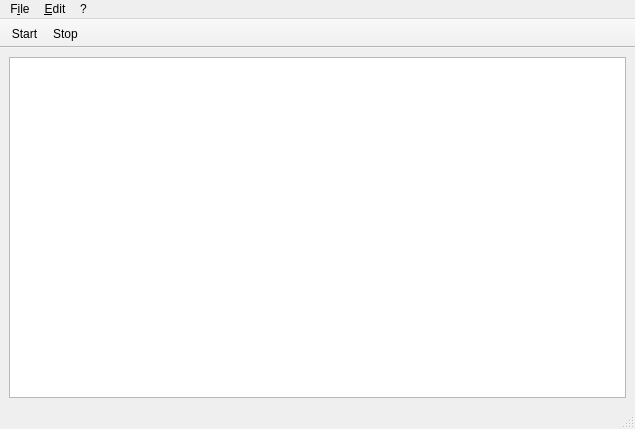
<?xml version="1.0" encoding="UTF-8"?>
<ui version="4.0">
 <class>MainForm</class>
 <widget class="QMainWindow" name="MainForm">
  <property name="geometry">
   <rect>
    <x>0</x>
    <y>0</y>
    <width>635</width>
    <height>429</height>
   </rect>
  </property>
  <property name="windowTitle">
   <string>MainWindow</string>
  </property>
  <widget class="QWidget" name="centralwidget">
   <layout class="QVBoxLayout" name="verticalLayout_2">
    <item>
     <layout class="QVBoxLayout" name="verticalLayout">
      <item>
       <widget class="QPlainTextEdit" name="txtConsole">
        <property name="readOnly">
         <bool>true</bool>
        </property>
       </widget>
      </item>
     </layout>
    </item>
   </layout>
  </widget>
  <widget class="QMenuBar" name="MenuBar">
   <property name="geometry">
    <rect>
     <x>0</x>
     <y>0</y>
     <width>635</width>
     <height>18</height>
    </rect>
   </property>
   <widget class="QMenu" name="menuF_ile">
    <property name="title">
     <string>F&amp;ile</string>
    </property>
    <addaction name="separator"/>
    <addaction name="actionStart_2"/>
    <addaction name="actionStop_2"/>
    <addaction name="separator"/>
    <addaction name="action_Exit"/>
   </widget>
   <widget class="QMenu" name="menu_Edit">
    <property name="title">
     <string>&amp;Edit</string>
    </property>
    <addaction name="separator"/>
    <addaction name="actionSettings"/>
   </widget>
   <widget class="QMenu" name="menu_About">
    <property name="title">
     <string>?</string>
    </property>
    <addaction name="actionAbout"/>
   </widget>
   <addaction name="menuF_ile"/>
   <addaction name="menu_Edit"/>
   <addaction name="menu_About"/>
  </widget>
  <widget class="QStatusBar" name="StatusBar"/>
  <widget class="QToolBar" name="toolBar">
   <property name="windowTitle">
    <string>toolBar</string>
   </property>
   <property name="movable">
    <bool>false</bool>
   </property>
   <property name="iconSize">
    <size>
     <width>32</width>
     <height>21</height>
    </size>
   </property>
   <property name="toolButtonStyle">
    <enum>Qt::ToolButtonTextUnderIcon</enum>
   </property>
   <attribute name="toolBarArea">
    <enum>TopToolBarArea</enum>
   </attribute>
   <attribute name="toolBarBreak">
    <bool>false</bool>
   </attribute>
   <addaction name="actionStart"/>
   <addaction name="actionStop"/>
  </widget>
  <action name="action_Exit">
   <property name="text">
    <string>&amp;Exit</string>
   </property>
  </action>
  <action name="actionSettings">
   <property name="text">
    <string>Settings...</string>
   </property>
  </action>
  <action name="actionAbout">
   <property name="text">
    <string>About...</string>
   </property>
  </action>
  <action name="actionStart">
   <property name="icon">
    <iconset resource="../res/res.qrc">
     <normaloff>:/play-button.png</normaloff>:/play-button.png</iconset>
   </property>
   <property name="text">
    <string>Start</string>
   </property>
  </action>
  <action name="actionStop">
   <property name="icon">
    <iconset resource="../res/res.qrc">
     <normaloff>:/stop.png</normaloff>:/stop.png</iconset>
   </property>
   <property name="text">
    <string>Stop</string>
   </property>
   <property name="menuRole">
    <enum>QAction::ApplicationSpecificRole</enum>
   </property>
  </action>
  <action name="actionStart_2">
   <property name="text">
    <string>Start</string>
   </property>
  </action>
  <action name="actionStop_2">
   <property name="text">
    <string>Stop</string>
   </property>
  </action>
 </widget>
 <resources>
  <include location="../res/res.qrc"/>
 </resources>
 <connections/>
</ui>
